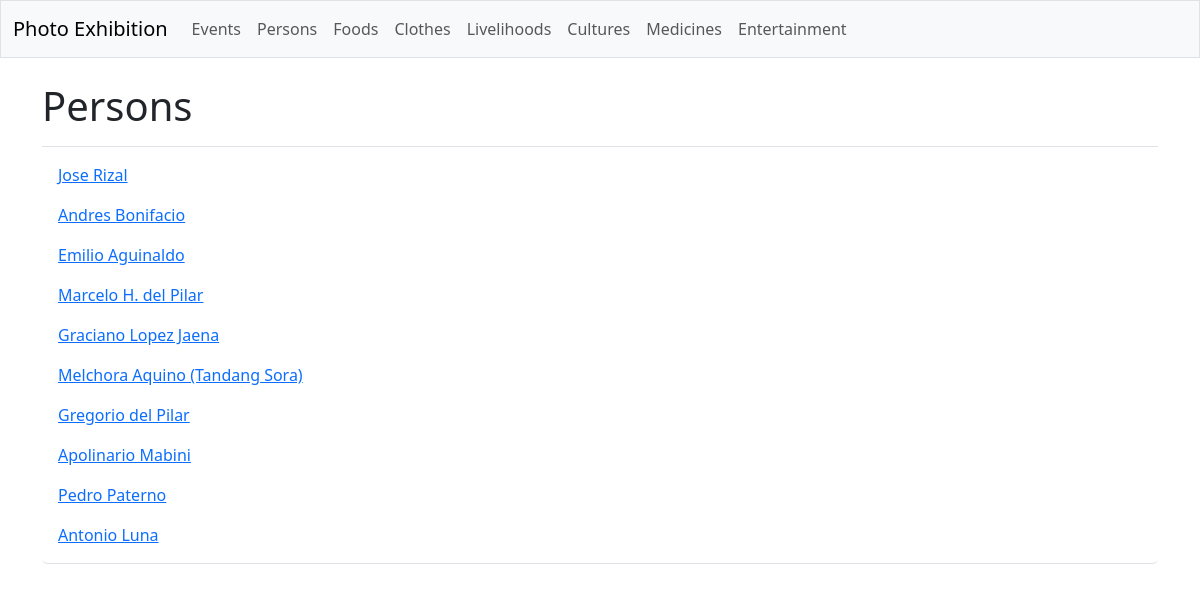
Page /galleries/persons/ on the committed database.
### galleries/models.py (models this page shows, shortened)
class Person(models.Model):
    person_text = models.CharField(max_length=200)

### galleries/views.py (the view)
# urls.py: path('persons/', views.persons, name='persons'),
def persons(request):
    persons = Person.objects.all()
    context = {'persons': persons}
    return render(request, 'galleries/persons.html', context)

### galleries/templates/galleries/persons.html
{% extends 'galleries/base.html' %}
{% block page_header %}
  <h1>Persons</h1>
{% endblock page_header %}
{% block content %}
  <ul class="list-group border-bottom pb-2 mb-4">
    {% for person in persons %}
      <li class="list-group-item border-0">
        <a href="{% url 'galleries:person_detail' person.id %}">
          {{ person.person_text }}</a>
      </li>
    {% empty %}
      <li class="list-group-item border-0">No persons have been added yet.</li>
    {% endfor %}
  </ul>
{% endblock content %}

### rows in the picture
Person: person_text "Jose Rizal"
Person: person_text "Andres Bonifacio"
Person: person_text "Emilio Aguinaldo"
Person: person_text "Marcelo H. del Pilar"
Person: person_text "Graciano Lopez Jaena"
Person: person_text "Melchora Aquino (Tandang Sora)"
Person: person_text "Gregorio del Pilar"
Person: person_text "Apolinario Mabini"
Person: person_text "Pedro Paterno"
Person: person_text "Antonio Luna"
